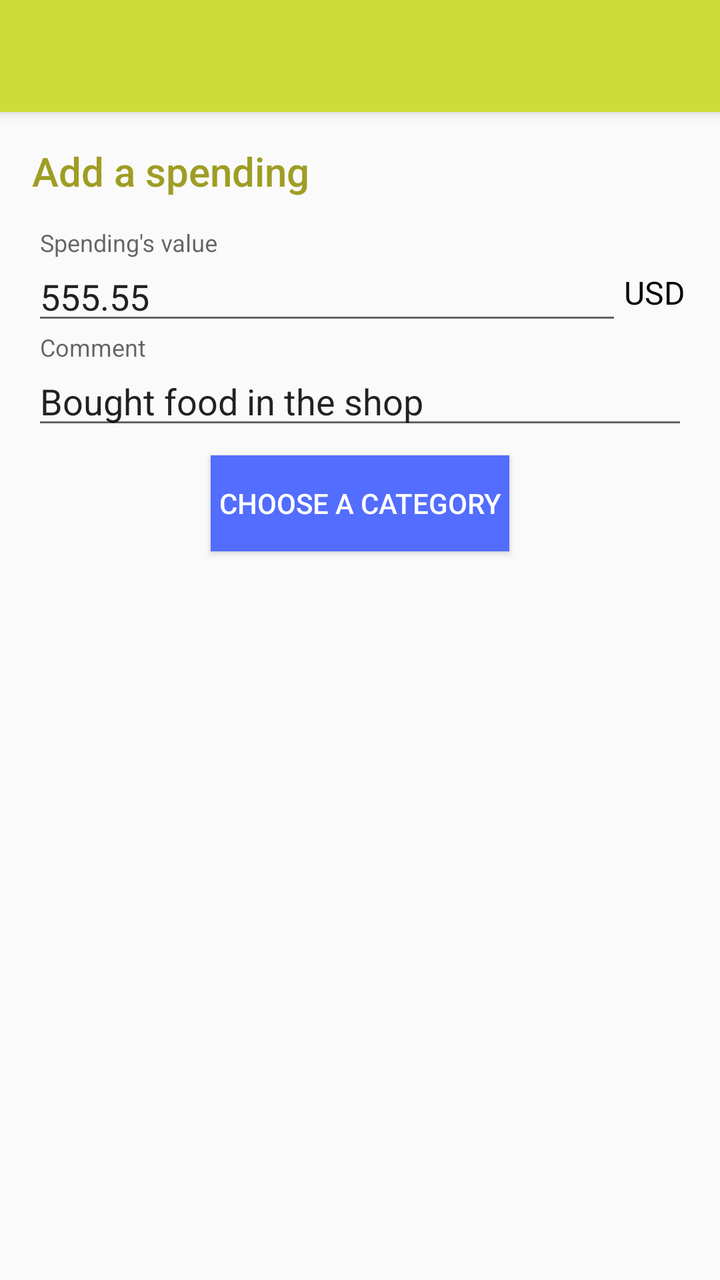
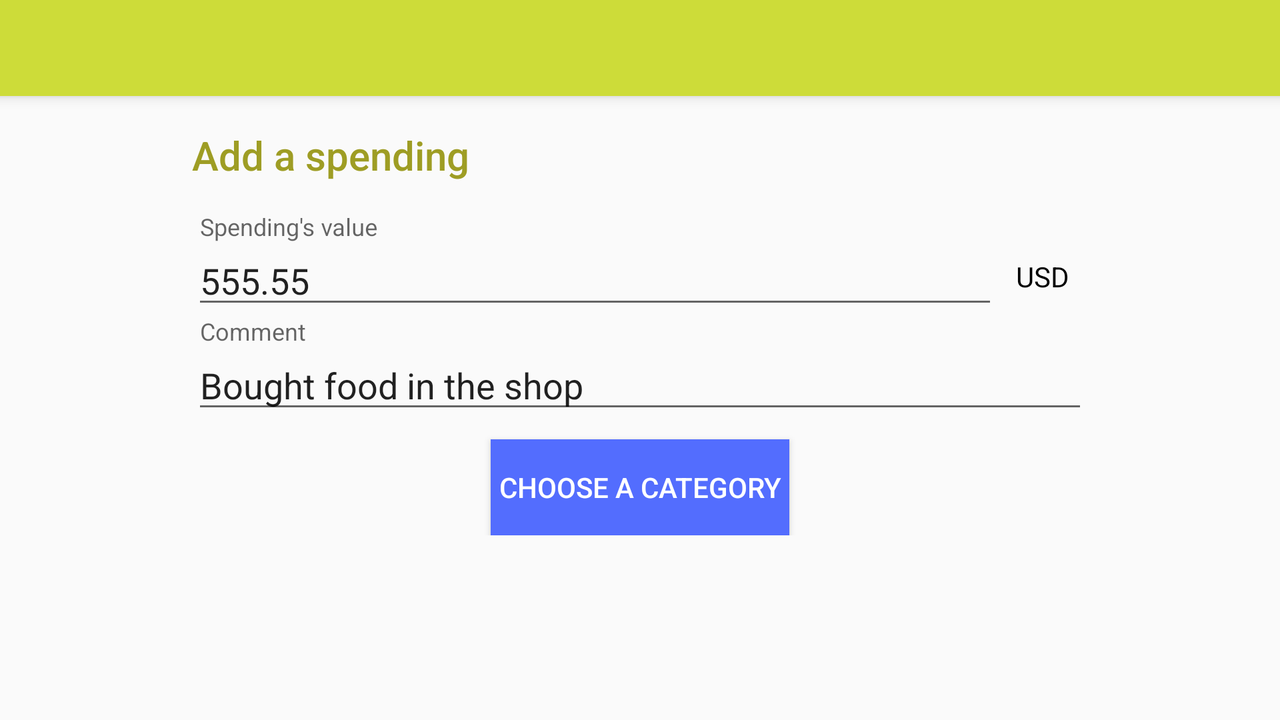

One screen, two layout resources from the same app: the default and the repository's alternative for another configuration. Each is rendered where Android would select it; the XML of both is given below.
<!-- AndroidManifest.xml: application theme AppTheme -->
<!-- res/layout/fragment_add_edit_entry.xml -->
<?xml version="1.0" encoding="utf-8"?>
<LinearLayout xmlns:android="http://schemas.android.com/apk/res/android"
              xmlns:app="http://schemas.android.com/apk/res-auto"
              xmlns:tools="http://schemas.android.com/tools"
              android:layout_width="match_parent"
              android:layout_height="match_parent"
              android:orientation="vertical">

    <android.support.v7.widget.Toolbar
        android:id="@+id/toolbar"
        android:layout_width="match_parent"
        android:layout_height="?attr/actionBarSize"
        android:background="@color/colorPrimary"
        android:elevation="@dimen/toolbar_elevation"
        app:theme="@style/ToolbarStyle"/>

    <LinearLayout
        android:layout_width="match_parent"
        android:layout_height="match_parent"
        android:orientation="vertical"
        android:paddingLeft="@dimen/padding_16dp"
        android:paddingRight="@dimen/padding_16dp">

        <TextView
            android:id="@+id/tv_title"
            android:layout_width="wrap_content"
            android:layout_height="wrap_content"
            android:fontFamily="sans-serif-medium"
            android:paddingBottom="@dimen/padding_16dp"
            android:paddingTop="@dimen/padding_16dp"
            android:text="@string/add_spending_title"
            android:textColor="@color/colorPrimaryDark"
            android:textSize="@dimen/add_edit_title_text_size"/>

        <LinearLayout
            android:layout_width="match_parent"
            android:layout_height="wrap_content"
            android:orientation="horizontal">

            <android.support.design.widget.TextInputLayout
                android:id="@+id/til_value"
                android:layout_width="0dp"
                android:layout_height="wrap_content"
                android:layout_weight="9">

                <EditText
                    android:id="@+id/et_value"
                    android:layout_width="match_parent"
                    android:layout_height="wrap_content"
                    android:hint="@string/add_edit_spendings_edit_text_hint"
                    tools:text="555.55"/>
            </android.support.design.widget.TextInputLayout>

            <TextView
                android:id="@+id/tv_currency"
                android:layout_width="0dp"
                android:layout_height="match_parent"
                android:layout_weight="1"
                android:gravity="center"
                android:paddingTop="@dimen/add_edit_currency_padding_top"
                android:textColor="@android:color/black"
                android:textSize="@dimen/text_size_16sp"
                tools:text="@string/default_currency"/>
        </LinearLayout>


        <android.support.design.widget.TextInputLayout
            android:layout_width="match_parent"
            android:layout_height="wrap_content"
            android:paddingBottom="@dimen/padding_8dp">

            <EditText
                android:id="@+id/et_note"
                android:layout_width="match_parent"
                android:layout_height="wrap_content"
                android:hint="@string/add_edit_note_edit_text_hint"
                tools:text="Bought food in the shop"/>
        </android.support.design.widget.TextInputLayout>

        <Button
            android:id="@+id/btn_choose_category"
            android:layout_width="wrap_content"
            android:layout_height="wrap_content"
            android:layout_gravity="center_horizontal"
            android:background="@color/colorAccent"
            android:padding="@dimen/padding_4dp"
            android:text="@string/add_edit_button_choose_category"
            android:textColor="@android:color/white"/>
    </LinearLayout>

</LinearLayout>
<!-- resources referenced by this layout -->
<resources>
  <color name="colorAccent">#536DFE</color>
  <color name="colorPrimary">#CDDC39</color>
  <color name="colorPrimaryDark">#9E9D24</color>
  <dimen name="add_edit_currency_padding_top">10dp</dimen>
  <dimen name="add_edit_title_text_size">@dimen/text_size_20sp</dimen>
  <dimen name="padding_16dp">16dp</dimen>
  <dimen name="padding_4dp">4dp</dimen>
  <dimen name="padding_8dp">8dp</dimen>
  <dimen name="text_size_16sp">16sp</dimen>
  <dimen name="toolbar_elevation">@dimen/padding_4dp</dimen>
  <string name="add_edit_button_choose_category">Choose a category</string>
  <string name="add_edit_note_edit_text_hint">Comment</string>
  <string name="add_edit_spendings_edit_text_hint">Spending\'s value</string>
  <string name="add_spending_title">Add a spending</string>
  <string name="default_currency" translatable="false">USD</string>
  <style name="ToolbarStyle" parent="AppTheme">
          <item name="titleTextColor">@android:color/white</item>
          <item name="android:textColorSecondary">@android:color/white</item>
      </style>
  <style name="AppTheme" parent="Theme.AppCompat.Light.NoActionBar">
          
          <item name="colorPrimary">@color/colorPrimary</item>
          <item name="colorPrimaryDark">@color/colorPrimaryDark</item>
          <item name="colorAccent">@color/colorAccent</item>
      </style>
  <dimen name="text_size_20sp">20sp</dimen>
</resources>
<!-- res/layout-land/fragment_add_edit_entry.xml (the repository's variant of the layout above) -->
<!-- drawn on the phone turned sideways -->
<?xml version="1.0" encoding="utf-8"?>
<LinearLayout xmlns:android="http://schemas.android.com/apk/res/android"
              xmlns:app="http://schemas.android.com/apk/res-auto"
              android:layout_width="match_parent"
              android:layout_height="match_parent"
              android:orientation="vertical">

    <android.support.v7.widget.Toolbar
        android:id="@+id/toolbar"
        android:layout_width="match_parent"
        android:layout_height="?attr/actionBarSize"
        android:background="@color/colorPrimary"
        android:elevation="@dimen/toolbar_elevation"
        app:theme="@style/ToolbarStyle"/>

    <ScrollView xmlns:android="http://schemas.android.com/apk/res/android"
                xmlns:app="http://schemas.android.com/apk/res-auto"
                android:layout_width="match_parent"
                android:layout_height="match_parent">

        <include
            layout="@layout/fragment_add_edit_entry_base"
            android:layout_width="match_parent"
            android:layout_height="wrap_content"/>

    </ScrollView>
</LinearLayout>
<!-- res/layout/fragment_add_edit_entry_base.xml (included above) -->
<?xml version="1.0" encoding="utf-8"?>
<LinearLayout xmlns:android="http://schemas.android.com/apk/res/android"
              xmlns:tools="http://schemas.android.com/tools"
              android:layout_width="match_parent"
              android:layout_height="match_parent"
              android:orientation="vertical">

    <LinearLayout
        android:layout_width="match_parent"
        android:layout_height="match_parent"
        android:orientation="vertical"
        android:paddingLeft="@dimen/add_edit_entry_content_padding"
        android:paddingRight="@dimen/add_edit_entry_content_padding">

        <TextView
            android:id="@+id/tv_title"
            android:layout_width="wrap_content"
            android:layout_height="wrap_content"
            android:fontFamily="sans-serif-medium"
            android:paddingBottom="@dimen/padding_16dp"
            android:paddingTop="@dimen/padding_16dp"
            android:text="@string/add_spending_title"
            android:textColor="@color/colorPrimaryDark"
            android:textSize="@dimen/add_edit_title_text_size"/>

        <LinearLayout
            android:layout_width="match_parent"
            android:layout_height="wrap_content"
            android:orientation="horizontal">

            <android.support.design.widget.TextInputLayout
                android:id="@+id/til_value"
                android:layout_width="0dp"
                android:layout_height="wrap_content"
                android:layout_weight="9">

                <EditText
                    android:id="@+id/et_value"
                    android:layout_width="match_parent"
                    android:layout_height="wrap_content"
                    android:hint="@string/add_edit_spendings_edit_text_hint"
                    android:inputType="numberDecimal"
                    tools:text="555.55"/>
            </android.support.design.widget.TextInputLayout>

            <TextView
                android:id="@+id/tv_currency"
                android:layout_width="0dp"
                android:layout_height="match_parent"
                android:layout_weight="1"
                android:gravity="center"
                android:paddingTop="@dimen/add_edit_currency_padding_top"
                android:textColor="@android:color/black"
                android:textSize="@dimen/text_size_14sp"
                tools:text="@string/default_currency"/>
        </LinearLayout>


        <android.support.design.widget.TextInputLayout
            android:layout_width="match_parent"
            android:layout_height="wrap_content"
            android:paddingBottom="@dimen/padding_8dp">

            <EditText
                android:id="@+id/et_note"
                android:layout_width="match_parent"
                android:layout_height="wrap_content"
                android:hint="@string/add_edit_note_edit_text_hint"
                tools:text="Bought food in the shop"/>
        </android.support.design.widget.TextInputLayout>

        <Button
            android:id="@+id/btn_choose_category"
            android:layout_width="wrap_content"
            android:layout_height="wrap_content"
            android:layout_gravity="center_horizontal"
            android:background="@color/colorAccent"
            android:padding="@dimen/padding_4dp"
            android:text="@string/add_edit_button_choose_category"
            android:textColor="@android:color/white"/>
    </LinearLayout>

</LinearLayout>
<!-- resources referenced by the variant -->
<!-- as the phone turned sideways resolves them -->
<resources>
  <color name="colorAccent">#536DFE</color>
  <color name="colorPrimary">#CDDC39</color>
  <color name="colorPrimaryDark">#9E9D24</color>
  <dimen name="add_edit_currency_padding_top">10dp</dimen>
  <!-- from res/values-land/ -->
  <dimen name="add_edit_entry_content_padding">96dp</dimen>
  <dimen name="add_edit_title_text_size">@dimen/text_size_20sp</dimen>
  <dimen name="padding_16dp">16dp</dimen>
  <dimen name="padding_4dp">4dp</dimen>
  <dimen name="padding_8dp">8dp</dimen>
  <dimen name="text_size_14sp">14sp</dimen>
  <dimen name="toolbar_elevation">@dimen/padding_4dp</dimen>
  <string name="add_edit_button_choose_category">Choose a category</string>
  <string name="add_edit_note_edit_text_hint">Comment</string>
  <string name="add_edit_spendings_edit_text_hint">Spending\'s value</string>
  <string name="add_spending_title">Add a spending</string>
  <string name="default_currency" translatable="false">USD</string>
  <style name="ToolbarStyle" parent="AppTheme">
          <item name="titleTextColor">@android:color/white</item>
          <item name="android:textColorSecondary">@android:color/white</item>
      </style>
  <style name="AppTheme" parent="Theme.AppCompat.Light.NoActionBar">
          
          <item name="colorPrimary">@color/colorPrimary</item>
          <item name="colorPrimaryDark">@color/colorPrimaryDark</item>
          <item name="colorAccent">@color/colorAccent</item>
      </style>
  <dimen name="text_size_20sp">20sp</dimen>
</resources>
